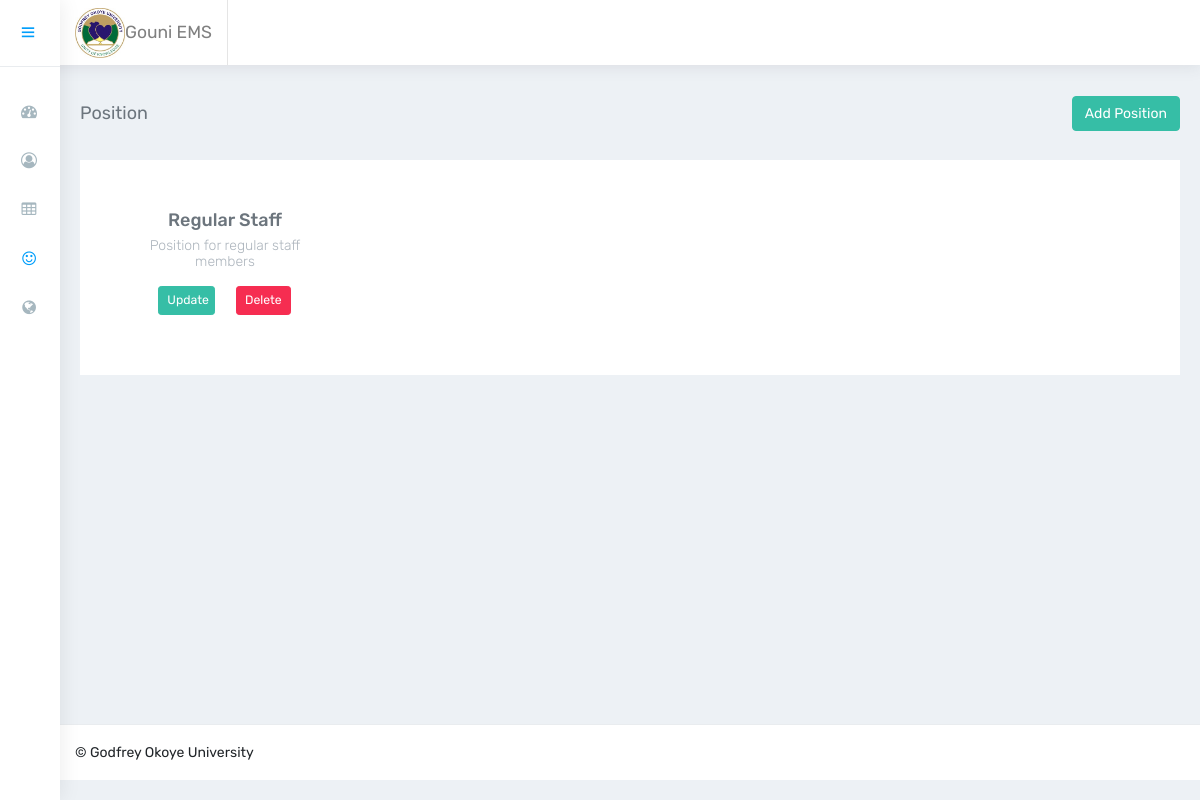
The app's page /dashboard/position/list with its own data.
### core/models.py (models this page shows, shortened)
class Position(models.Model):
    title = models.CharField(max_length=25)
    description = models.TextField()
    created_at = models.DateTimeField(auto_now=True)

### core/views.py (the view)
# urls.py: path(r'dashboard/position/list', views.PositionListView.as_view(), name='position_list'),
class PositionListView(ListView):
    model = Position
    template_name = 'dashboard/position/list.html'

### core/templates/dashboard/position/list.html
{% extends 'dashboard/base.html' %}
{% block content %}
<div class="container-fluid">
    <div class="row page-titles">
        <div class="col-md-5 align-self-center">
            <h4 class="text-themecolor">Position</h4>
        </div>
        <div class="col-md-7 align-self-center text-right">
            <div class="d-flex justify-content-end align-items-center">
                <a href="{% url 'core:position_create' %}" class="btn btn-success d-none d-lg-block m-l-15">Add
                    Position</a>
            </div>
        </div>
    </div>
    <div class="row">
        <div class="col-12">
            <div class="card">
                <div class="card-body">
                    <div class="row">
                        {% for position in position_list %}
                        <div class="col-3">
                            <div class="card">
                                <div class="card-body">
                                    <center>
                                        <h4 class="card-title m-t-10">{{position.title}}</h4>
                                        <h6 class="card-subtitle">{{position.description}}</h6>
                                        <div class="row text-center justify-content-md-center">
                                            <div class="col-4"><a href="{% url 'core:position_update' position.id %}"
                                                    class="btn btn-success btn-sm d-none d-lg-block">Update
                                                </a></div>
                                            <div class="col-4"><a href="{% url 'core:position_delete' position.id %}"
                                                    class="btn btn-sm btn-danger">Delete
                                                </a></div>
                                        </div>
                                    </center>
                                </div>
                            </div>
                        </div>
                        {% endfor %}
                    </div>
                </div>
            </div>
        </div>
    </div>
</div>
{% endblock content %}

### records on screen
Position: title "Regular Staff", description "Position for regular staff members"
